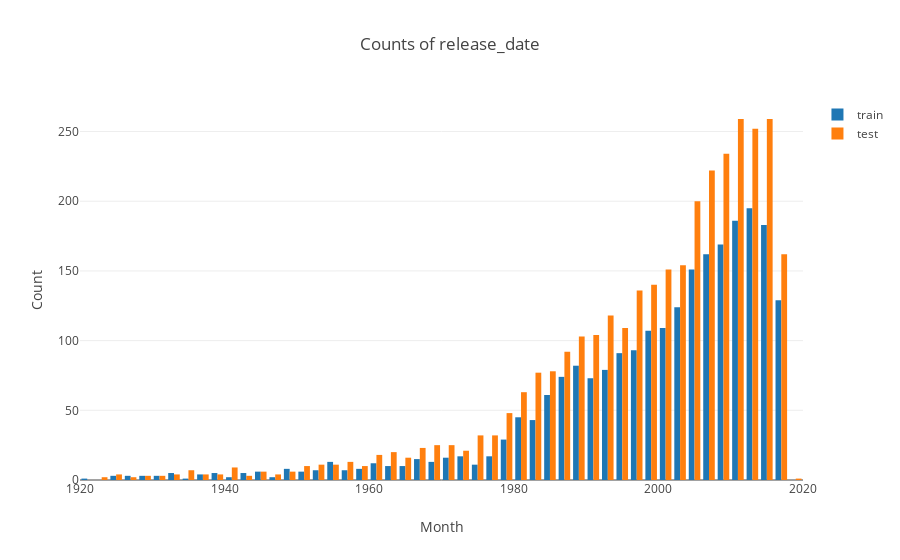

Notebook code for this chart:
### Code cell
#Plotting the count of movies released during the years.
d1 = train['release_date'].value_counts().sort_index()
d2 = test['release_date'].value_counts().sort_index()
data = [go.Histogram(x=d1.index, y=d1.values, name='train'), go.Histogram(x=d2.index, y=d2.values, name='test')]
layout = go.Layout(dict(title = "Counts of release_date",
                  xaxis = dict(title = 'Month'),
                  yaxis = dict(title = 'Count'),
                  ),legend=dict(
                orientation="v"))
py.iplot(dict(data=data, layout=layout))

### Figure 1 — Plotly figure (JSON) as saved in the notebook; plotly's stock layout.template omitted (floating-point values rounded to 4 significant figures; data arrays with more than 128 entries replaced by an {"elided": "..."} marker saying what was removed)
{"data": [{"name": "train", "type": "histogram", "uid": "e149e36c-76c0-4f50-9b5e-cc253ab524fd", "x": {"elided": "2398 str values"}, "y": {"elided": "2398 int values"}}, {"name": "test", "type": "histogram", "uid": "4689b72d-b365-4b14-832a-d3b44fc02b0b", "x": {"elided": "3290 str values"}, "y": {"elided": "3290 int values"}}], "layout": {"legend": {"orientation": "v"}, "title": {"text": "Counts of release_date"}, "xaxis": {"title": {"text": "Month"}}, "yaxis": {"title": {"text": "Count"}}}}
